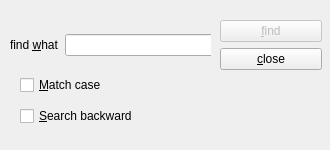
<?xml version="1.0" encoding="UTF-8"?>
<ui version="4.0">
 <class>bridge</class>
 <widget class="QDialog" name="bridge">
  <property name="geometry">
   <rect>
    <x>0</x>
    <y>0</y>
    <width>330</width>
    <height>150</height>
   </rect>
  </property>
  <property name="minimumSize">
   <size>
    <width>330</width>
    <height>150</height>
   </size>
  </property>
  <property name="maximumSize">
   <size>
    <width>330</width>
    <height>150</height>
   </size>
  </property>
  <property name="windowTitle">
   <string>finddialog</string>
  </property>
  <widget class="QWidget" name="widget" native="true">
   <property name="geometry">
    <rect>
     <x>10</x>
     <y>10</y>
     <width>201</width>
     <height>61</height>
    </rect>
   </property>
   <widget class="QWidget" name="layoutWidget">
    <property name="geometry">
     <rect>
      <x>0</x>
      <y>20</y>
      <width>265</width>
      <height>30</height>
     </rect>
    </property>
    <layout class="QHBoxLayout" name="horizontalLayout">
     <item>
      <widget class="QLabel" name="_label">
       <property name="text">
        <string>find &amp;what</string>
       </property>
       <property name="buddy">
        <cstring>_lineEdit</cstring>
       </property>
      </widget>
     </item>
     <item>
      <widget class="QLineEdit" name="_lineEdit"/>
     </item>
    </layout>
   </widget>
   <widget class="QWidget" name="widget_3" native="true">
    <property name="geometry">
     <rect>
      <x>0</x>
      <y>50</y>
      <width>120</width>
      <height>80</height>
     </rect>
    </property>
   </widget>
  </widget>
  <widget class="QWidget" name="widget_2" native="true">
   <property name="geometry">
    <rect>
     <x>220</x>
     <y>20</y>
     <width>102</width>
     <height>125</height>
    </rect>
   </property>
   <layout class="QVBoxLayout" name="verticalLayout_2">
    <item>
     <widget class="QPushButton" name="_find">
      <property name="enabled">
       <bool>false</bool>
      </property>
      <property name="text">
       <string>&amp;find</string>
      </property>
      <property name="default">
       <bool>true</bool>
      </property>
     </widget>
    </item>
    <item>
     <widget class="QPushButton" name="_close">
      <property name="text">
       <string>&amp;close</string>
      </property>
     </widget>
    </item>
    <item>
     <spacer name="verticalSpacer">
      <property name="orientation">
       <enum>Qt::Vertical</enum>
      </property>
      <property name="sizeHint" stdset="0">
       <size>
        <width>20</width>
        <height>28</height>
       </size>
      </property>
     </spacer>
    </item>
   </layout>
  </widget>
  <widget class="QWidget" name="layoutWidget">
   <property name="geometry">
    <rect>
     <x>20</x>
     <y>70</y>
     <width>177</width>
     <height>61</height>
    </rect>
   </property>
   <layout class="QVBoxLayout" name="verticalLayout">
    <item>
     <widget class="QCheckBox" name="_caseCheck">
      <property name="text">
       <string>&amp;Match case</string>
      </property>
     </widget>
    </item>
    <item>
     <widget class="QCheckBox" name="checkBox_2">
      <property name="text">
       <string>&amp;Search backward</string>
      </property>
     </widget>
    </item>
   </layout>
  </widget>
 </widget>
 <resources/>
 <connections/>
</ui>
